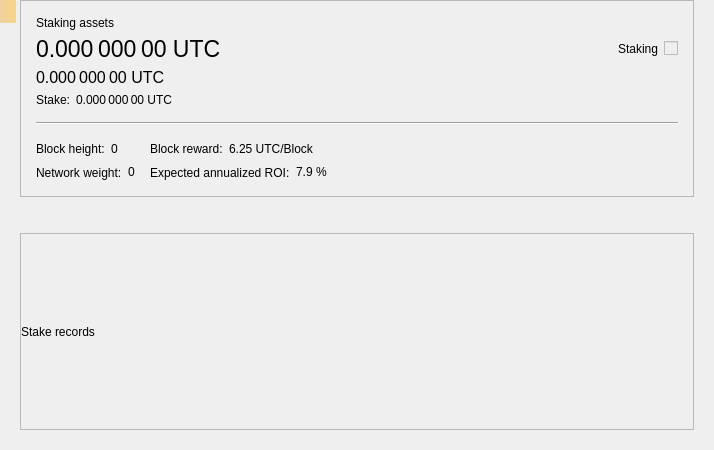
<?xml version="1.0" encoding="UTF-8"?>
<ui version="4.0">
 <class>StakePage</class>
 <widget class="QWidget" name="StakePage">
  <property name="geometry">
   <rect>
    <x>0</x>
    <y>0</y>
    <width>714</width>
    <height>450</height>
   </rect>
  </property>
  <property name="windowTitle">
   <string>Form</string>
  </property>
  <layout class="QVBoxLayout" name="verticalLayout_3">
   <property name="leftMargin">
    <number>20</number>
   </property>
   <property name="topMargin">
    <number>0</number>
   </property>
   <property name="rightMargin">
    <number>20</number>
   </property>
   <property name="bottomMargin">
    <number>20</number>
   </property>
   <item>
    <widget class="QFrame" name="frameStakeInfo">
     <property name="frameShape">
      <enum>QFrame::StyledPanel</enum>
     </property>
     <property name="frameShadow">
      <enum>QFrame::Raised</enum>
     </property>
     <layout class="QVBoxLayout" name="verticalLayout">
      <property name="spacing">
       <number>15</number>
      </property>
      <property name="leftMargin">
       <number>15</number>
      </property>
      <property name="topMargin">
       <number>15</number>
      </property>
      <property name="rightMargin">
       <number>15</number>
      </property>
      <property name="bottomMargin">
       <number>15</number>
      </property>
      <item>
       <layout class="QGridLayout" name="gridLayout_2">
        <property name="spacing">
         <number>6</number>
        </property>
        <item row="1" column="0">
         <widget class="QLabel" name="labelAssets">
          <property name="font">
           <font>
            <pointsize>17</pointsize>
           </font>
          </property>
          <property name="cursor">
           <cursorShape>IBeamCursor</cursorShape>
          </property>
          <property name="toolTip">
           <string>Your current spendable balance</string>
          </property>
          <property name="text">
           <string notr="true">0.000 000 00 UTC</string>
          </property>
          <property name="alignment">
           <set>Qt::AlignLeading|Qt::AlignLeft|Qt::AlignVCenter</set>
          </property>
          <property name="textInteractionFlags">
           <set>Qt::LinksAccessibleByMouse|Qt::TextSelectableByMouse</set>
          </property>
         </widget>
        </item>
        <item row="2" column="0">
         <widget class="QLabel" name="labelAssetsImmature">
          <property name="font">
           <font>
            <pointsize>12</pointsize>
           </font>
          </property>
          <property name="cursor">
           <cursorShape>IBeamCursor</cursorShape>
          </property>
          <property name="toolTip">
           <string>Your immature balance</string>
          </property>
          <property name="text">
           <string notr="true">0.000 000 00 UTC</string>
          </property>
          <property name="alignment">
           <set>Qt::AlignLeading|Qt::AlignLeft|Qt::AlignVCenter</set>
          </property>
          <property name="textInteractionFlags">
           <set>Qt::LinksAccessibleByMouse|Qt::TextSelectableByMouse</set>
          </property>
         </widget>
        </item>
        <item row="0" column="0">
         <widget class="QLabel" name="labelAssetsText">
          <property name="text">
           <string>Staking assets</string>
          </property>
          <property name="alignment">
           <set>Qt::AlignLeading|Qt::AlignLeft|Qt::AlignVCenter</set>
          </property>
         </widget>
        </item>
        <item row="1" column="2">
         <spacer name="horizontalSpacer_2">
          <property name="orientation">
           <enum>Qt::Horizontal</enum>
          </property>
          <property name="sizeHint" stdset="0">
           <size>
            <width>40</width>
            <height>20</height>
           </size>
          </property>
         </spacer>
        </item>
        <item row="4" column="0">
         <layout class="QHBoxLayout" name="horizontalLayout_5">
          <property name="spacing">
           <number>6</number>
          </property>
          <item>
           <widget class="QLabel" name="labelStakeText">
            <property name="sizePolicy">
             <sizepolicy hsizetype="Maximum" vsizetype="Preferred">
              <horstretch>0</horstretch>
              <verstretch>0</verstretch>
             </sizepolicy>
            </property>
            <property name="text">
             <string>Stake:</string>
            </property>
            <property name="alignment">
             <set>Qt::AlignLeading|Qt::AlignLeft|Qt::AlignVCenter</set>
            </property>
           </widget>
          </item>
          <item>
           <widget class="QLabel" name="labelStake">
            <property name="text">
             <string>0.000 000 00 UTC</string>
            </property>
            <property name="alignment">
             <set>Qt::AlignLeading|Qt::AlignLeft|Qt::AlignVCenter</set>
            </property>
            <property name="textInteractionFlags">
             <set>Qt::LinksAccessibleByMouse|Qt::TextSelectableByMouse</set>
            </property>
           </widget>
          </item>
          <item>
           <spacer name="horizontalSpacer_3">
            <property name="orientation">
             <enum>Qt::Horizontal</enum>
            </property>
            <property name="sizeType">
             <enum>QSizePolicy::Minimum</enum>
            </property>
            <property name="sizeHint" stdset="0">
             <size>
              <width>0</width>
              <height>0</height>
             </size>
            </property>
           </spacer>
          </item>
         </layout>
        </item>
        <item row="1" column="4">
         <widget class="QLabel" name="labelStaking">
          <property name="text">
           <string>Staking</string>
          </property>
         </widget>
        </item>
        <item row="1" column="5">
         <widget class="QSwitchControl" name="checkStake">
          <property name="enabled">
           <bool>false</bool>
          </property>
         </widget>
        </item>
       </layout>
      </item>
      <item>
       <widget class="Line" name="hLine">
        <property name="orientation">
         <enum>Qt::Horizontal</enum>
        </property>
       </widget>
      </item>
      <item>
       <layout class="QGridLayout" name="gridLayout">
        <property name="verticalSpacing">
         <number>6</number>
        </property>
        <item row="0" column="0">
         <layout class="QHBoxLayout" name="horizontalLayout">
          <property name="spacing">
           <number>6</number>
          </property>
          <item>
           <widget class="QLabel" name="labelHeightText">
            <property name="sizePolicy">
             <sizepolicy hsizetype="Maximum" vsizetype="Preferred">
              <horstretch>0</horstretch>
              <verstretch>0</verstretch>
             </sizepolicy>
            </property>
            <property name="text">
             <string>Block height:</string>
            </property>
            <property name="alignment">
             <set>Qt::AlignLeading|Qt::AlignLeft|Qt::AlignVCenter</set>
            </property>
           </widget>
          </item>
          <item>
           <widget class="QLabel" name="labelHeight">
            <property name="text">
             <string>0</string>
            </property>
            <property name="alignment">
             <set>Qt::AlignLeading|Qt::AlignLeft|Qt::AlignVCenter</set>
            </property>
            <property name="textInteractionFlags">
             <set>Qt::LinksAccessibleByMouse|Qt::TextSelectableByMouse</set>
            </property>
           </widget>
          </item>
          <item>
           <spacer name="horizontalSpacer_4">
            <property name="orientation">
             <enum>Qt::Horizontal</enum>
            </property>
            <property name="sizeType">
             <enum>QSizePolicy::Minimum</enum>
            </property>
            <property name="sizeHint" stdset="0">
             <size>
              <width>0</width>
              <height>0</height>
             </size>
            </property>
           </spacer>
          </item>
         </layout>
        </item>
        <item row="0" column="1">
         <layout class="QHBoxLayout" name="horizontalLayout_3">
          <property name="spacing">
           <number>6</number>
          </property>
          <item>
           <widget class="QLabel" name="labelRewardText">
            <property name="sizePolicy">
             <sizepolicy hsizetype="Maximum" vsizetype="Preferred">
              <horstretch>0</horstretch>
              <verstretch>0</verstretch>
             </sizepolicy>
            </property>
            <property name="text">
             <string>Block reward:</string>
            </property>
            <property name="alignment">
             <set>Qt::AlignLeading|Qt::AlignLeft|Qt::AlignVCenter</set>
            </property>
           </widget>
          </item>
          <item>
           <widget class="QLabel" name="labelReward">
            <property name="text">
             <string>6.25 UTC/Block</string>
            </property>
            <property name="alignment">
             <set>Qt::AlignLeading|Qt::AlignLeft|Qt::AlignVCenter</set>
            </property>
            <property name="textInteractionFlags">
             <set>Qt::LinksAccessibleByMouse|Qt::TextSelectableByMouse</set>
            </property>
           </widget>
          </item>
          <item>
           <spacer name="horizontalSpacer_6">
            <property name="orientation">
             <enum>Qt::Horizontal</enum>
            </property>
            <property name="sizeType">
             <enum>QSizePolicy::Minimum</enum>
            </property>
            <property name="sizeHint" stdset="0">
             <size>
              <width>0</width>
              <height>0</height>
             </size>
            </property>
           </spacer>
          </item>
         </layout>
        </item>
        <item row="0" column="2" rowspan="2">
         <spacer name="horizontalSpacer">
          <property name="orientation">
           <enum>Qt::Horizontal</enum>
          </property>
          <property name="sizeHint" stdset="0">
           <size>
            <width>40</width>
            <height>20</height>
           </size>
          </property>
         </spacer>
        </item>
        <item row="1" column="0">
         <layout class="QHBoxLayout" name="horizontalLayout_2">
          <property name="spacing">
           <number>6</number>
          </property>
          <item>
           <widget class="QLabel" name="labelWeightText">
            <property name="sizePolicy">
             <sizepolicy hsizetype="Maximum" vsizetype="Preferred">
              <horstretch>0</horstretch>
              <verstretch>0</verstretch>
             </sizepolicy>
            </property>
            <property name="text">
             <string>Network weight:</string>
            </property>
            <property name="alignment">
             <set>Qt::AlignLeading|Qt::AlignLeft|Qt::AlignVCenter</set>
            </property>
           </widget>
          </item>
          <item>
           <widget class="QLabel" name="labelWeight">
            <property name="text">
             <string>0</string>
            </property>
            <property name="alignment">
             <set>Qt::AlignLeading|Qt::AlignLeft|Qt::AlignVCenter</set>
            </property>
            <property name="textInteractionFlags">
             <set>Qt::LinksAccessibleByMouse|Qt::TextSelectableByMouse</set>
            </property>
           </widget>
          </item>
          <item>
           <spacer name="horizontalSpacer_5">
            <property name="orientation">
             <enum>Qt::Horizontal</enum>
            </property>
            <property name="sizeType">
             <enum>QSizePolicy::Minimum</enum>
            </property>
            <property name="sizeHint" stdset="0">
             <size>
              <width>0</width>
              <height>0</height>
             </size>
            </property>
           </spacer>
          </item>
         </layout>
        </item>
        <item row="1" column="1">
         <layout class="QHBoxLayout" name="horizontalLayout_4">
          <property name="spacing">
           <number>6</number>
          </property>
          <item>
           <widget class="QLabel" name="labelROIText">
            <property name="sizePolicy">
             <sizepolicy hsizetype="Maximum" vsizetype="Preferred">
              <horstretch>0</horstretch>
              <verstretch>0</verstretch>
             </sizepolicy>
            </property>
            <property name="text">
             <string>Expected annualized ROI:</string>
            </property>
            <property name="alignment">
             <set>Qt::AlignLeading|Qt::AlignLeft|Qt::AlignVCenter</set>
            </property>
           </widget>
          </item>
          <item>
           <widget class="QLabel" name="labelROI">
            <property name="text">
             <string>7.9 %</string>
            </property>
            <property name="alignment">
             <set>Qt::AlignLeading|Qt::AlignLeft|Qt::AlignVCenter</set>
            </property>
            <property name="textInteractionFlags">
             <set>Qt::LinksAccessibleByMouse|Qt::TextSelectableByMouse</set>
            </property>
           </widget>
          </item>
          <item>
           <spacer name="horizontalSpacer_7">
            <property name="orientation">
             <enum>Qt::Horizontal</enum>
            </property>
            <property name="sizeType">
             <enum>QSizePolicy::Minimum</enum>
            </property>
            <property name="sizeHint" stdset="0">
             <size>
              <width>0</width>
              <height>0</height>
             </size>
            </property>
           </spacer>
          </item>
         </layout>
        </item>
       </layout>
      </item>
     </layout>
    </widget>
   </item>
   <item>
    <spacer name="verticalSpacer">
     <property name="orientation">
      <enum>Qt::Vertical</enum>
     </property>
     <property name="sizeType">
      <enum>QSizePolicy::Fixed</enum>
     </property>
     <property name="sizeHint" stdset="0">
      <size>
       <width>20</width>
       <height>30</height>
      </size>
     </property>
    </spacer>
   </item>
   <item>
    <widget class="QFrame" name="frameStakeRecords">
     <property name="frameShape">
      <enum>QFrame::StyledPanel</enum>
     </property>
     <property name="frameShadow">
      <enum>QFrame::Raised</enum>
     </property>
     <layout class="QVBoxLayout" name="verticalLayout_2">
      <property name="leftMargin">
       <number>0</number>
      </property>
      <property name="topMargin">
       <number>0</number>
      </property>
      <property name="rightMargin">
       <number>0</number>
      </property>
      <property name="bottomMargin">
       <number>0</number>
      </property>
      <item>
       <widget class="QLabel" name="labelRecordsText">
        <property name="text">
         <string>Stake records</string>
        </property>
       </widget>
      </item>
     </layout>
    </widget>
   </item>
  </layout>
  <widget class="QLabel" name="labelAlerts">
   <property name="geometry">
    <rect>
     <x>0</x>
     <y>0</y>
     <width>16</width>
     <height>23</height>
    </rect>
   </property>
   <property name="visible">
    <bool>false</bool>
   </property>
   <property name="styleSheet">
    <string notr="true">QLabel { background-color: qlineargradient(x1: 0, y1: 0, x2: 1, y2: 0, stop:0 #F0D0A0, stop:1 #F8D488); color:#000000; }</string>
   </property>
   <property name="wordWrap">
    <bool>true</bool>
   </property>
   <property name="margin">
    <number>3</number>
   </property>
   <property name="textInteractionFlags">
    <set>Qt::TextSelectableByMouse</set>
   </property>
  </widget>
 </widget>
 <customwidgets>
  <customwidget>
   <class>QSwitchControl</class>
   <extends>QCheckBox</extends>
   <header>qt/qswitchcontrol.h</header>
  </customwidget>
 </customwidgets>
 <resources/>
 <connections/>
</ui>
